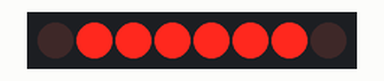
Recording of a program running on a simulated Arduino Uno, built with avr-gcc and run on an emulated ATmega328P. On the bench: 8 shift-register outputs drawn as a row of LEDs (first output left, lit = HIGH). Wiring (inferred from the names in the program): shift register (74HC595): data pin 10; shift clock pin 12; latch pin 11. Wiring (inferred from the signals the program sends): row of LEDs: on Q0, Q1, Q2, Q3, Q4, Q5, Q6, Q7.

Above: at 0.5 s.
At 2.5 s:
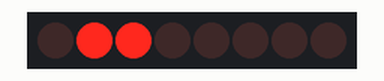
At 3.5 s:
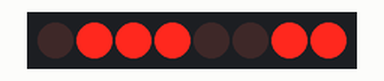
At 5.5 s:
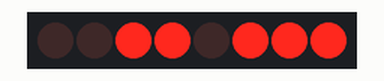
At 8.5 s:
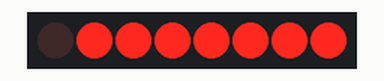
At 11.5 s:
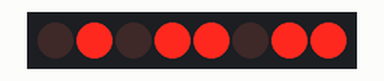
Timing chart, 0 to 13.0 s (numbered marks = the images above):
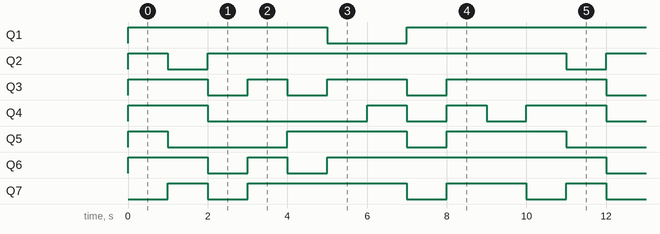

The program:

main.cpp
```cpp
#include <Arduino.h>

// Broche connectée au ST_CP du 74HC595
const int verrou = 11;
// Broche connectée au SH_CP du 74HC595
const int horloge = 12;
// Broche connectée au DS du 74HC595
const int data = 10;

const char numbers[] = {
	0b01111110,
	0b01011011,
	0b01100000,
	0b01110011,
	0b01100101,
	0b00110111,
	0b00111111,
	0b01100010,
	0b01111111,
	0b01110111
};


void setup() {
	pinMode(verrou, OUTPUT);
	pinMode(horloge, OUTPUT);
	pinMode(data, OUTPUT);
	digitalWrite(verrou, HIGH);
}


void printNumber(int number) {
	digitalWrite(verrou, LOW);
	shiftOut(data, horloge, LSBFIRST, numbers[number]);
	digitalWrite(verrou, HIGH);
}

int number = 0;
void loop() {

	printNumber(number);
	delay(1000);
	if (number++==9) number = 0; ;

}
```

Measured:
- by itself, Q1: repeats every 10.0 s: LOW 2.0 s, HIGH 8.0 s
- by itself, Q2: repeats every 10.0 s: LOW 1.0 s, HIGH 9.0 s
- by itself, Q3: repeats every 10.0 s: LOW 1.0 s, HIGH 1.0 s, LOW 1.0 s, HIGH 2.0 s, LOW 1.0 s, HIGH 4.0 s
- by itself, Q4: repeats every 10.0 s: LOW 4.0 s, 2 × (HIGH 1.0 s, LOW 1.0 s), HIGH 2.0 s
- by itself, Q5: repeats every 10.0 s: LOW 3.0 s, HIGH 3.0 s, LOW 1.0 s, HIGH 3.0 s
- by itself, Q6: repeats every 10.0 s: LOW 1.0 s, HIGH 1.0 s, LOW 1.0 s, HIGH 7.0 s
- by itself, Q7: repeats every 10.0 s: LOW 1.0 s, HIGH 4.0 s, LOW 1.0 s, HIGH 2.0 s, LOW 1.0 s, HIGH 1.0 s
